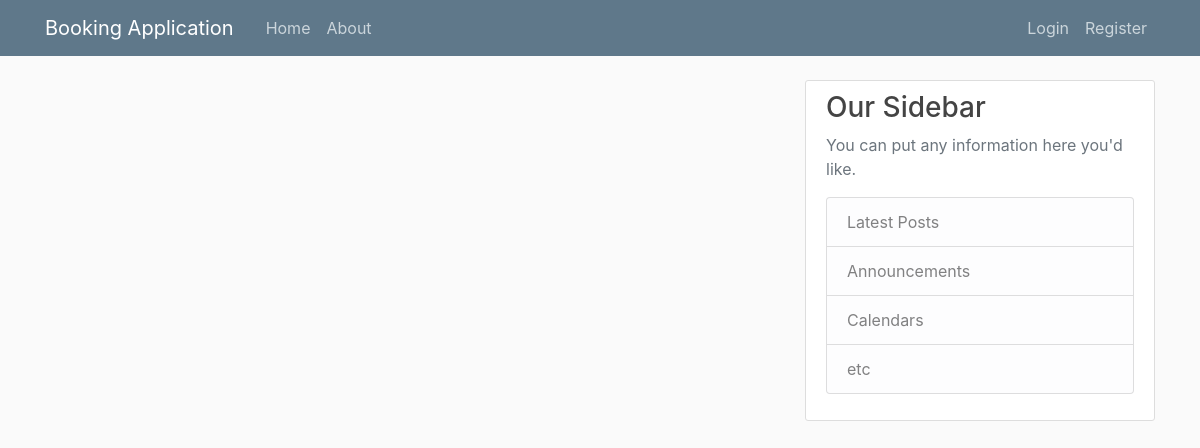
The app's page /, older data.
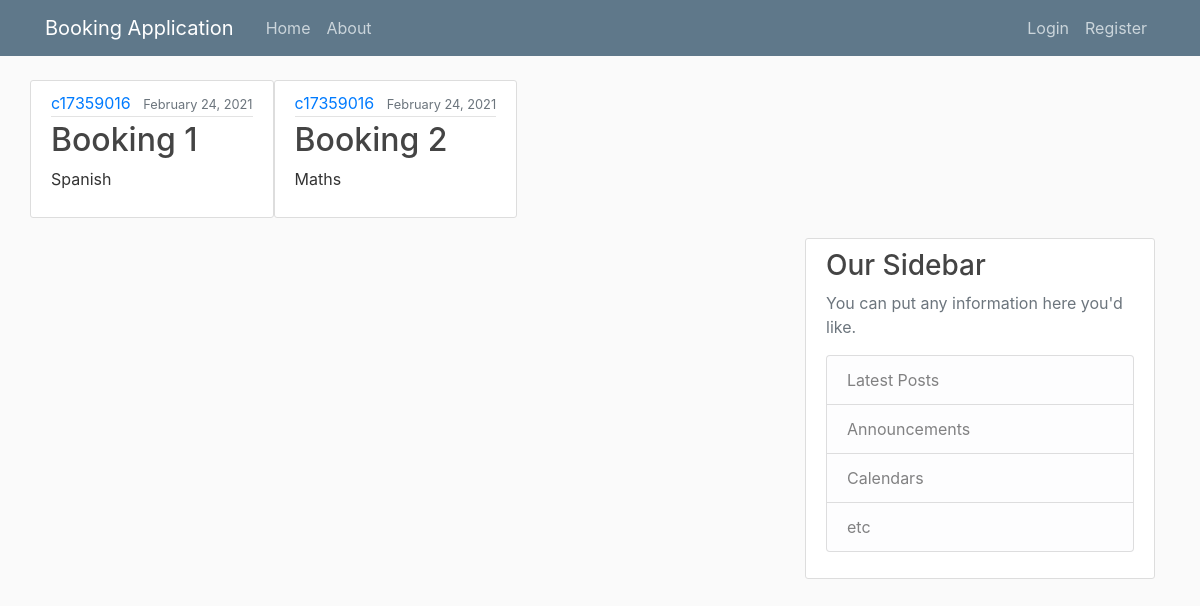
The same page, newer data.
### main/models.py (models this page shows, shortened)
class Booking(models.Model):
 title = models.CharField(max_length=20) #Booking ID
 content = models.TextField() #Subject
 date_posted= models.DateTimeField(default=timezone.now) #Date booked
 author = models.ForeignKey(User, on_delete=models.CASCADE)#User who booked booking

### main/views.py (the view)
# urls.py: path('', views.index, name='index'),
def index(request):
    context = {
        'posts':Booking.objects.all()#dictionary
    }
    return render (request,'main/home.html',context)

### main/templates/main/home.html
{% extends "main/base.html" %}
{% block content %}
    {% for post in posts %}
        <article class="media content-section">
          <div class="media-body">
            <div class="article-metadata">
              <a class="mr-2" href="#">{{ post.author }}</a>
              <small class="text-muted">{{ post.date_posted | date:"F d, Y" }}</small>
            </div>
            <h2><a class="article-title" href="#">{{ post.title }}</a></h2>
            <p class="article-content">{{ post.content }}</p>
          </div>
        </article>
    {% endfor %}
{% endblock content %}

### main/templates/main/base.html (shortened to what this page needs)
{% load static %}
<!DOCTYPE html>
<html>
<head>
    <link rel="stylesheet" href="https://maxcdn.bootstrapcdn.com/bootstrap/4.0.0/css/bootstrap.min.css">
    <link rel="stylesheet" type="text/css" href="{% static 'main/main.css' %}">
</head>
<body>
    <header class="site-header">
      <nav class="navbar navbar-expand-md navbar-dark bg-steel fixed-top">
        <div class="container">
          <a class="navbar-brand mr-4" href="{% url 'index' %}">Booking Application</a>
          <div class="collapse navbar-collapse" id="navbarToggle">
            <div class="navbar-nav mr-auto">
              <a class="nav-item nav-link" href="{% url 'index' %}">Home</a>
              <a class="nav-item nav-link" href="{% url 'about' %}">About</a>
            </div>
            <div class="navbar-nav">
              {% if user.is_authenticated %}
              <a class="nav-item nav-link" href="{% url 'logout' %}">Logout</a>
              <a class="nav-item nav-link" href="{% url 'profile' %}">My Profile</a>
              {% else  %}
              <a class="nav-item nav-link" href="{% url 'login' %}">Login</a>
              <a class="nav-item nav-link" href="{% url 'register' %}">Register</a>
              {% endif %}
            </div>
          </div>
        </div>
      </nav>
    </header>
    <main role="main" class="container">
      <div class="row">
        {% block content %}{% endblock %}
        <div class="col-md-8">
        </div>
        <div class="col-md-4">
          <div class="content-section">
            <h3>Our Sidebar</h3>
            <p class='text-muted'>You can put any information here you'd like.
              <ul class="list-group">
                <li class="list-group-item list-group-item-light">Latest Posts</li>
                <li class="list-group-item list-group-item-light">Announcements</li>
                <li class="list-group-item list-group-item-light">Calendars</li>
                <li class="list-group-item list-group-item-light">etc</li>
              </ul>
            </p>
          </div>
        </div>
      </div>
    </main>
<body>
</html>

### main/static/main/main.css (style rules this page uses)
body { background: #fafafa; color: #333333; margin-top: 5rem; }
h1, h2, h3, h4, h5, h6 { color: #444444; }
ul { margin: 0; }
.bg-steel { background-color: #5f788a; }
.site-header .navbar-nav .nav-link { color: #cbd5db; }
.content-section { background: #ffffff; padding: 10px 20px; border: 1px solid #dddddd; border-radius: 3px; margin-bottom: 20px; }
.article-title { color: #444444; }
.article-content { white-space: pre-line; }
.article-metadata { padding-bottom: 1px; margin-bottom: 4px; border-bottom: 1px solid #e3e3e3 }

Row changes from the older to the newer data that the page shows:
added Booking: author "c17359016", date_posted "February 24, 2021", title "Booking 1", content "Spanish"
added Booking: author "c17359016", date_posted "February 24, 2021", title "Booking 2", content "Maths"
